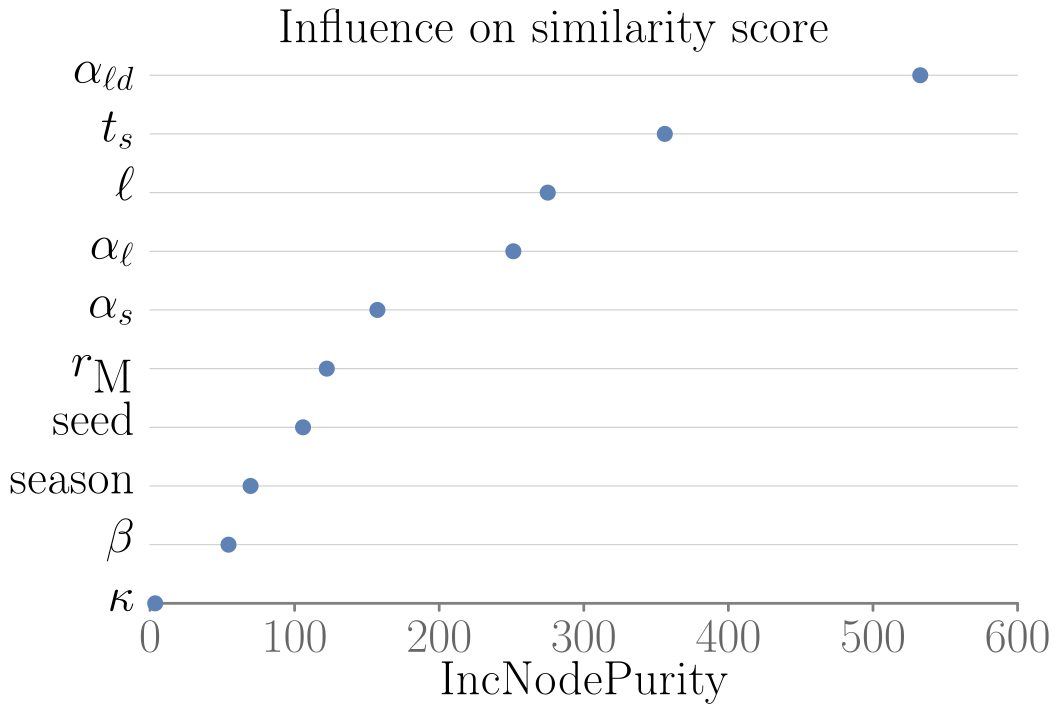

Here is the gnuplot script that generated this plot:
##### terminal
clear
# set loadpath '~/Dropbox/proj/gp/src'
set term tikz standalone size 12.5cm,8.75cm font ",14" gparrows scale 2,2 textscale 2
set datafile separator ','

##### output
set output 'rf_importance_all_mdi.tex'

##### bg: bg color, axes, grid, tics
##### http://www.colourlovers.com/palette/268142/Danger_Mouse
Danger='#F84934'; # red
Shoes='#4D5E5F'; # grey
##### Rand Olson
roBlue='#1F77B4';
roRed='#D62728';
# border
set style line 21 lt 1 lc rgb '#808080' 
set border 1 back ls 21 lw 5
# grid
set style line 22 lt 2 lc rgb '#CCCCCC' lw 2
set style line 23 lt 2 lc rgb '#DDDDDD' lw 1
set grid ytics back ls 22
# tics
set tics textcolor rgb '#666666'
set tics nomirror out scale 1,.1
set ytics scale 0

##### load default linestyles
set style increment user
# taken care of in terminal
do for [i=1:15] { set style line i lt 1 lw 7 }

##### line colors
# mathematica default
DarkBlue= '#5e82b5'
Orange=   '#e09c24'
Green=    '#8fb030'
Red=      '#eb634f'
Purple=   '#8778b3'
Brown=    '#c46e1a'
LightBlue='#5c9ec7'
Yellow=   '#FDBF6F'
MATHEMATICA="#5e82b5 #e09c24 #8fb030 #eb634f #8778b3 #c46e1a #5c9ec7 #FDBF6F"
do for[i=1:8] {set style line i lc rgb word(MATHEMATICA,i)}
####

##### data style
set style data linespoints;
set style line 1 pt 5
set style line 2 pt 7
set style line 3 pt 13
set style line 4 pt 17
set style line 5 pt 4
set style line 6 pt 6
set style line 7 pt 12
set style line 8 pt 16
#
set pointintervalbox 4.5
do for [i=1:15] {set style line i ps 2.75 pi -1}

# NOTE: offsets should be a function of font sizes
##### key
set key t l Left spacing 2 width 5 opaque font ",18"

##### tics (note that tics are also set in theme)
set xtics font ",18" offset 0,-1
set ytics font ",18" offset 1.5,0

##### plot
set title font ",18" "Influence on similarity score" offset -3,.3
set xlabel "IncNodePurity" offset 0,-2 font ",18"
set ylabel "" offset -2,0 font ",18"

set ytics textcolor 'black' offset .5,0;        set style data points;        set nokey;

plot '../rf/rf_importance_all_mdi.csv' u 3:(-$0):yticlabel(1) ls 1 pt 7
